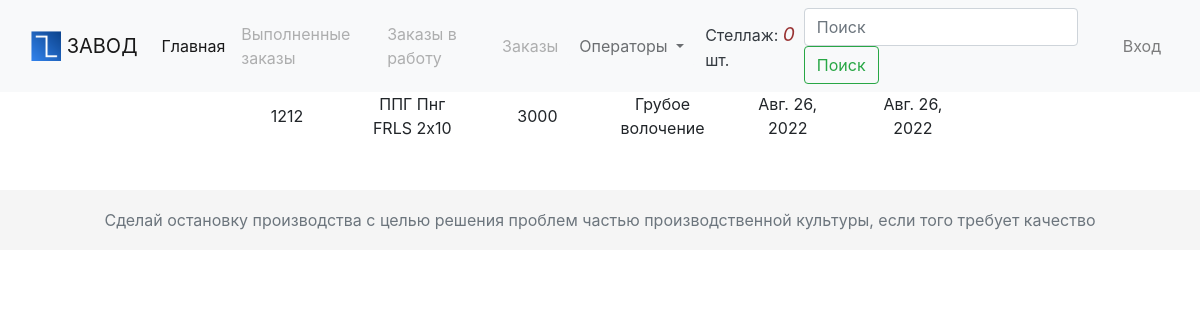
Page /orders/203/1212-10/ on the earlier database version.
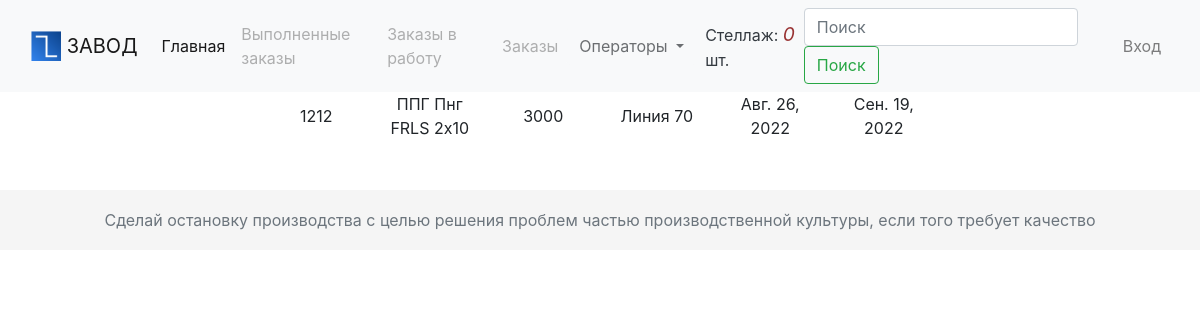
Same page on the later database version.
### orders/models.py (models this page shows, shortened)
class Order(models.Model):
    PLASTIC_CHOICE = [
        ("ВВГ", "ВВГ"),
        ("ППГ", "ППГ"),
    ]
    DESIGN_CHOICE = [
        ("нг", "нг"),
        ("Пнг", "Пнг"),
    ]
    PURPOSE_CHOICE = [
        ("LS", "LS"),
        ("LTx", "LTx"),
        ("FRLS", "FRLS"),
        ("FRLSLTx", "FRLSLTx"),
    ]
    CORES_CHOICE = [
        (1, 1),
        (2, 2),
        (3, 3),
        (4, 4),
        (5, 5),
    ]
    CROSSSECTION_CHOICE = [
        ("0.5", "0.5"),
        ("0.75", "0.75"),
        ("1.0", "1.0"),
        ("1.5", "1.5"),
        ("2.5", "2.5"),
        ("4.0", "4.0"),
        ("6.0", "6.0"),
        ("10", "10"),
    ]
    batch_number = models.IntegerField(
        verbose_name="Номер партии", unique=True, db_index=True
    )
    slug = models.SlugField(max_length=10, db_index=True)
    operation = models.ForeignKey(
        Operation,
        related_name="order_operation",
        on_delete=models.CASCADE,
        default="Грубое волочение",
        verbose_name="Операция",
        db_index=True,
    )
    plastic = models.CharField(
        max_length=3, verbose_name="Пластик", choices=PLASTIC_CHOICE, default="ВВГ"
    )
    design = models.CharField(
        max_length=3, verbose_name="Исполнение", choices=DESIGN_CHOICE, default="нг"
    )
    purpose = models.CharField(
        max_length=7, verbose_name="Назначение", choices=PURPOSE_CHOICE, default="LS"
    )
    cores = models.IntegerField(verbose_name="Количество жил", choices=CORES_CHOICE)
    crosssection = models.CharField(
        max_length=3, verbose_name="Поперечное сечение", choices=CROSSSECTION_CHOICE
    )
    footage = models.IntegerField(verbose_name="Метраж", default=15000)
    created = models.DateField(verbose_name="Дата добавления", auto_now_add=True)
    completion = models.DateField(verbose_name="Дата завершения")
    updated = models.DateField(verbose_name="Дата обновления", auto_now=True)
    finished = models.BooleanField(verbose_name="Готов", default=False, db_index=True)
    discard = models.BooleanField(verbose_name="Брак", default=False, db_index=True)
    in_production = models.BooleanField(
        default=False, db_index=True, verbose_name="В производстве"
    )
    class Meta:
        ordering = (
            "operation",
            "batch_number",
        )
        index_together = (("batch_number", "slug"),)
        verbose_name = "Заказ"
        verbose_name_plural = "Заказы"
    def __str__(self):
        return (
            f"№{self.batch_number} {self.operation} {self.plastic} {self.design} {self.purpose} "
            f"{self.cores}x{self.crosssection}  {self.footage} м."
        )

class Operation(models.Model):
    name = models.CharField(max_length=50, db_index=True)
    slug = models.SlugField(max_length=50, db_index=True)
    def __str__(self):
        return self.name
    class Meta:
        verbose_name = "Тех операция"
        verbose_name_plural = "Тех операции"

### orders/views.py (the view)
# urls.py: path("<int:id>/<slug:slug>/", views.OrderDetailView.as_view(), name="order_detail"),
class OrderDetailView(View):
    def get(self, request, id, slug):
        order = get_object_or_404(Order, id=id, slug=slug)
        return render(
            request,
            "orders/orders_detail.html",
            {
                "order": order,
            },
        )

### shelf/context_processors.py (called while the page is built)
def shelf(request):
    return {"shelf": Shelf(request)}

### shelf/shelf.py (called while the page is built)
    def __len__(self):
        return len(self.shelf)

### orders/templates/orders/orders_detail.html (shortened to what this page needs)
{% extends 'manufactur/base.html' %}
{% block content %}
    <div class="container overflow-hidden text-center">
        <div class="row">
            <div class="col">
                {{ order.batch_number }}
            </div>
            <div class="col">
                {{ order.plastic }} {{ order.design }} {{ order.purpose }} {{ order.cores }}x{{ order.crosssection }}
            </div>
            <div class="col">
                {{ order.footage }}
            </div>
            <div class="col">
                {{ order.operation }}
            </div>
            <div class="col">
                {{ order.created }}
            </div>
            <div class="col">
                {{ order.updated }}
            </div>
        </div>
    </div>
{% endblock %}

Differences in the rows shown:
changed Order "ППГ": operation "Грубое волочение" → "Линия 70"; updated "Авг. 26, 2022" → "Сен. 19, 2022"
